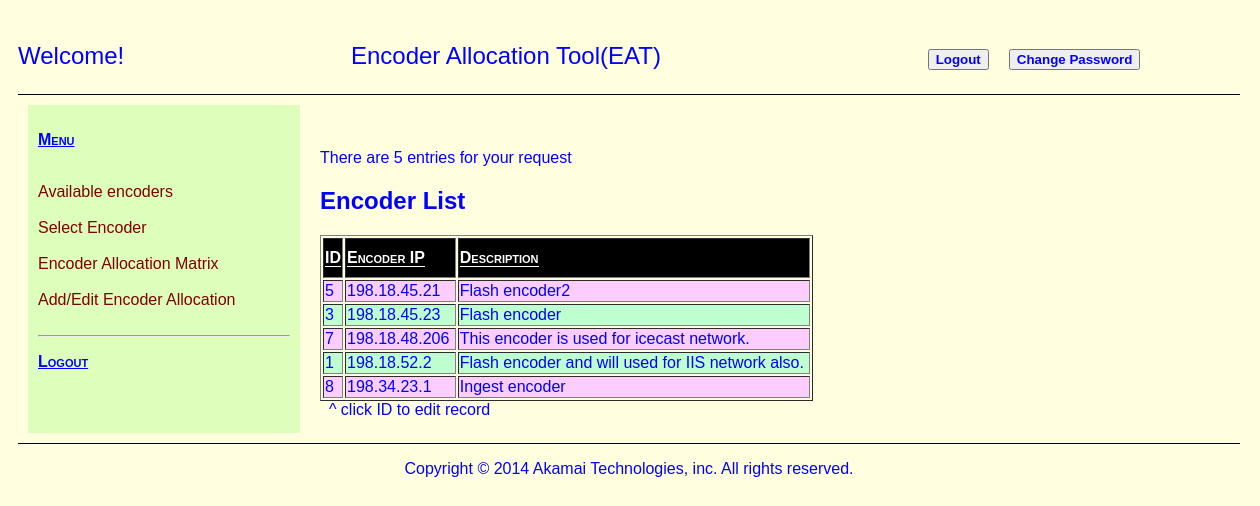
Page /index.php?content=availableEncoders&orderClause=encoderIP (signed in) on the committed database.
### tables this page shows
CREATE TABLE IF NOT EXISTS `eEncoder` (
`ID` int(11) NOT NULL,
  `encoderIP` bigint(11) NOT NULL,
  `encoderInfo` varchar(1000) NOT NULL
);

### includes/encodersList.php (the view, shortened to what this page needs)
<?php
$thisScriptName = 'index.php?content=availableEncoders';
$orderClause = $_GET["orderClause"];
	$tCompany_SQLselect = "SELECT * ";
	$tCompany_SQLselect .= "FROM ";
	$tCompany_SQLselect .= "eEncoder ";
	$tCompany_SQLselect .= "ORDER BY ";
	$tCompany_SQLselect .= "eEncoder.".$orderClause;
	$tCompany_SQLselect_Query = mysql_query($tCompany_SQLselect);
	$num_rows = mysql_num_rows($tCompany_SQLselect_Query);
	echo '<p> There are '.$num_rows.'&nbsp;entries for your request';
$header_ID = '<a href="'.$thisScriptName.'&orderClause=ID"><span class="tableHeader">ID</span></a>';
$header_EncoderIP = '<a href="'.$thisScriptName.'&orderClause=encoderIP"><span class="tableHeader">Encoder IP</span></a>';
$header_EncoderInfo = '<a href="'.$thisScriptName.'&orderClause=encoderInfo"><span class="tableHeader">Description</span></a>';
	echo '<h2>Encoder List</h2>';
	echo '<table border="1">';
		echo '<tr class="tableHeader" height="40px">';
			echo '<td>'.$header_ID.'</td>';
			echo '<td>'.$header_EncoderIP.'</td>';
			echo '<td>'.$header_EncoderInfo.'</td>';
		echo '</tr>';
		$indx = 0;
		while ($row = mysql_fetch_array($tCompany_SQLselect_Query, MYSQL_ASSOC)) {
			$ID = $row['ID'];
			$encoderIP = long2ip($row['encoderIP']);
			$encoderInfo = $row['encoderInfo'];
			$linkToList = '<a href="index.php?content=listSelectedAllocation&encoderID='.$ID.'">'.$ID.'</a>';
			if (($indx % 2) == 1) {$rowClass = 'class="trOdd"'; } else { $rowClass = 'class="trEven"'; }
			echo '<tr '.$rowClass.'>';
				echo '<td>'.$linkToList.'&nbsp;</td>';
				echo '<td>'.$encoderIP.'&nbsp;</td>';
				echo '<td>'.$encoderInfo.'&nbsp;</td>';
			echo '</tr>';
	  		$indx++;
		}
	echo '</table>';
	echo ' &nbsp;&nbsp;^ click ID to edit record';
?>

### css/encoder_style.css (style rules this page uses)
body { font-family: arial, helvetica, sans-serif; color:#0000FF; text-decoration: none; background-color: lightyellow; }
a { color:#0000FF; text-decoration: none; }
a .tableHeader { background-color: #000000; color: white; font-weight: bold; border-bottom:1px solid; }
.trOdd { background-color: #BFFFCF; }
.trEven { background-color: #FCCDFF; }
.tableHeader { background-color: #000000; color: white; font-variant: small-caps; }

### rows in the picture
eencoder: ID "5", encoderIP "198.18.45.21", encoderInfo "Flash encoder2"
eencoder: ID "3", encoderIP "198.18.45.23", encoderInfo "Flash encoder"
eencoder: ID "7", encoderIP "198.18.48.206", encoderInfo "This encoder is used for icecast network."
eencoder: ID "1", encoderIP "198.18.52.2", encoderInfo "Flash encoder and will used for IIS network also."
eencoder: ID "8", encoderIP "198.34.23.1", encoderInfo "Ingest encoder"

### other values in the picture
$num_rows "5"
